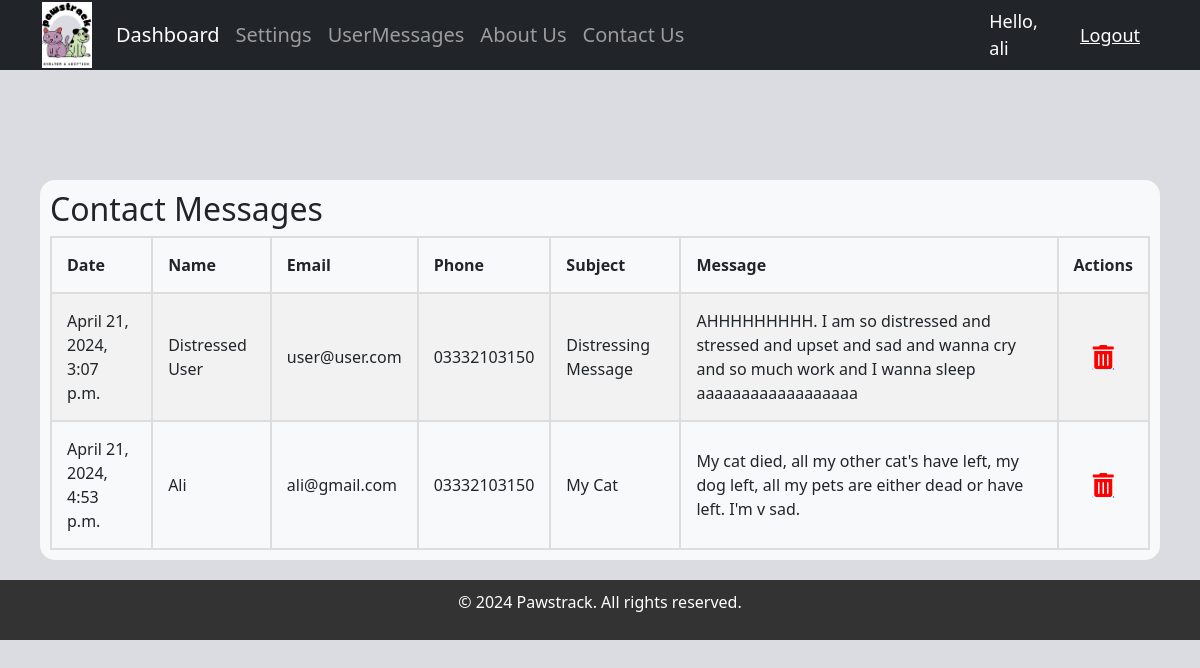
Screenshot of /messages/ (signed in) with the database file from the repository.
### accounts/models.py (models this page shows, shortened)
class ContactMessage(models.Model):
	name = models.CharField(max_length=200, null=False)
	email = models.CharField(max_length=200, null=False)
	subject = models.CharField(max_length=200, null=False)
	message = models.TextField(null=False)
	date_created = models.DateTimeField(auto_now_add=True, null=True)
	phone = models.CharField(max_length=200, null=True)

### accounts/views.py (the view)
# urls.py: path('messages/', views.viewMessages, name='messages'),
@login_required(login_url='login')
def viewMessages(request):
	messages = ContactMessage.objects.all()
	context = {'messages': messages}
	return render(request, 'accounts/messages.html', context)

### accounts/templates/accounts/messages.html (shortened to what this page needs)
{% extends 'accounts/main.html' %}
{% load static %}
{% block content %}
    <div class="container">
        <div class="section-container">
            <h2>Contact Messages</h2>
            <table>
                <tr>
                    <th>Date</th>
                    <th>Name</th>
                    <th>Email</th>
                    <th>Phone</th>
                    <th>Subject</th>
                    <th>Message</th>
                    <th>Actions</th>
                </tr>
                {% for message in messages %}
                <tr>
                    <td>{{ message.date_created }}</td>
                    <td>{{ message.name }}</td>
                    <td>{{ message.email }}</td>
                    <td>{{ message.phone }}</td>
                    <td>{{ message.subject }}</td>
                    <td>{{ message.message }}</td>
                    <td>
                        <a href="{% url 'message_delete' message.id %}" class="delete-link"><i class="fas fa-trash-alt delete-icon" style="color:red;"></i></a>
                    </td>
                </tr>
                {% endfor %}
            </table>
        </div>
    </div>
{% endblock %}

### accounts/templates/accounts/navbar.html (shortened to what this page needs)
{% load static %}
<nav class="navbar navbar-expand-lg navbar-dark bg-dark">
  <div class="container-fluid">
    <a class="navbar-brand" href="{% url 'home' %}">
      <img width="50" src="{% static 'images/PAWS.png' %}">
    </a>
    <div class="collapse navbar-collapse" id="navbarNav">
      <ul class="navbar-nav">
        {% if request.user.is_staff %}
        <li class="nav-item">
          <a class="nav-link active" aria-current="page" href="{% url 'home' %}">Dashboard</a>
          <li class="nav-item">
            <a class="nav-link" href="{% url 'account' %}">Settings</a>
          </li>
          <li class="nav-item">
            <a class="nav-link" href="{% url 'messages' %}">UserMessages</a>
          </li>
        </li>
        {% else %}
        <li class="nav-item">
          <a class="nav-link" href="{% url 'account' %}">Settings</a>
        </li>
        {% endif %}
        <li class="nav-item">
          <a class="nav-link" href="{% url 'about' %}">About Us</a>
        </li>
        <li class="nav-item">
          <a class="nav-link" href="{% url 'contact' %}">Contact Us</a>
        </li>
      </ul>
    </div>
  </div>
  <span class="hello-msg">Hello, {{request.user}}</span>
  <span><a class="hello-msg" href="{% url 'logout' %}">Logout</a></span>
</nav>

### static/css/main.css (style rules this page uses)
body { background-color: #dbdce2; }

### accounts/templates/accounts/navbar.html (style rules this page uses)
.hello-msg { font-size: 18px; color: #fff; margin-right: 30px; }
.navbar { width: 100%; height: 70px; top: 0; display: flex; justify-content: space-between; align-items: center; font-size: 20px; padding: 0 30px; }

### accounts/templates/accounts/messages.html (style rules this page uses)
body { margin: 0; padding: 0; }
.container { display: flex; justify-content: space-between; margin: 0 auto; width: 100%; padding: 10px; margin-top: 100px; margin-bottom: 10px; }
.section-container { width: 100%; padding: 10px; background-color: #f8f9fa; border-radius: 15px; }
.delete-icon { font-size: 24px; text-align: center; display: block; color: red; }
table { width: 100%; max-width: 100%; border-collapse: collapse; }
table, th, td { border: 2px solid #ddd; padding: 15px; word-wrap: break-word; overflow-wrap: break-word; }
table tr:nth-child(even) { background-color: #f2f2f2; }

### rows the page displays
ContactMessage: date_created "April 21, 2024, 3:07 p.m.", name "Distressed User", email "user@user.com", phone "03332103150", subject "Distressing Message", message "AHHHHHHHHH. I am so distressed and stressed and upset and sad and wanna cry and so much work and I wanna sleep aaaaaaaaaaaaaaaaaa"
ContactMessage: date_created "April 21, 2024, 4:53 p.m.", name "Ali", email "ali@gmail.com", phone "03332103150", subject "My Cat", message "My cat died, all my other cat's have left, my dog left, all my pets are either dead or have left. I'm v sad."

### other values shown
{{ request.user }} "ali"
